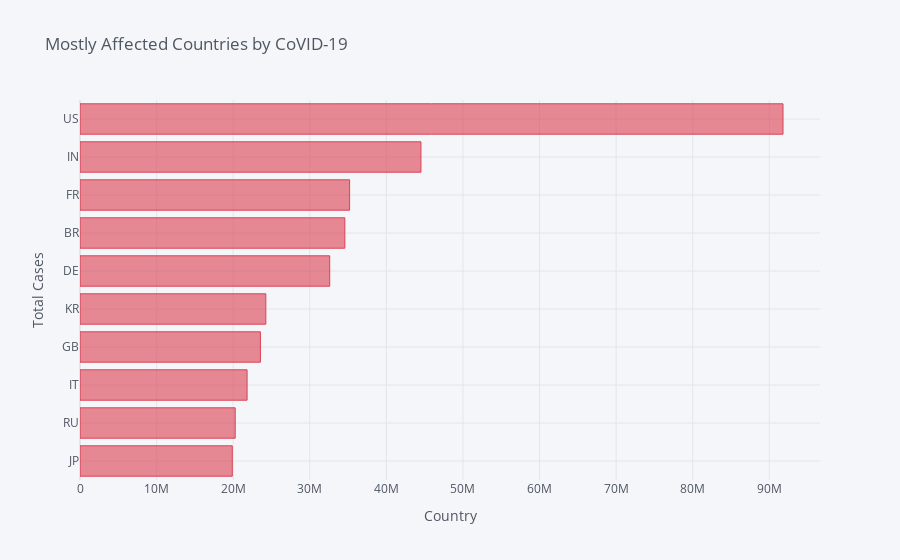

The code cell stored with this chart in its notebook:
### Code cell
cf.go_offline()
top10_case[::-1].iplot(kind='bar',
                  x='location_key',
                  y='Total Cases',
                  orientation='h',
                  title='Mostly Affected Countries by CoVID-19',
                  xTitle='Country',
                  yTitle='Total Cases',
                  sortbars=False,
                  color='Red'
                 )

### Figure 1 — Plotly figure (JSON) as saved in the notebook; plotly's stock layout.template omitted (floating-point values rounded to 4 significant figures)
{"data": [{"marker": {"color": "rgba(219, 64, 82, 0.6)", "line": {"color": "rgba(219, 64, 82, 1.0)", "width": 1}}, "name": "Total Cases", "orientation": "h", "text": "", "type": "bar", "x": [19884035, 20265004, 21814969, 23554519, 24264470, 32604993, 34581186, 35203157, 44516479, 91790598], "y": ["JP", "RU", "IT", "GB", "KR", "DE", "BR", "FR", "IN", "US"]}], "layout": {"autosize": true, "legend": {"bgcolor": "#F5F6F9", "font": {"color": "#4D5663"}}, "paper_bgcolor": "#F5F6F9", "plot_bgcolor": "#F5F6F9", "title": {"font": {"color": "#4D5663"}, "text": "Mostly Affected Countries by CoVID-19"}, "xaxis": {"autorange": true, "gridcolor": "#E1E5ED", "range": [0, 96620000.0], "showgrid": true, "tickfont": {"color": "#4D5663"}, "title": {"font": {"color": "#4D5663"}, "text": "Country"}, "type": "linear", "zerolinecolor": "#E1E5ED"}, "yaxis": {"autorange": true, "gridcolor": "#E1E5ED", "range": [-0.5, 9.5], "showgrid": true, "tickfont": {"color": "#4D5663"}, "title": {"font": {"color": "#4D5663"}, "text": "Total Cases"}, "type": "category", "zerolinecolor": "#E1E5ED"}}}
